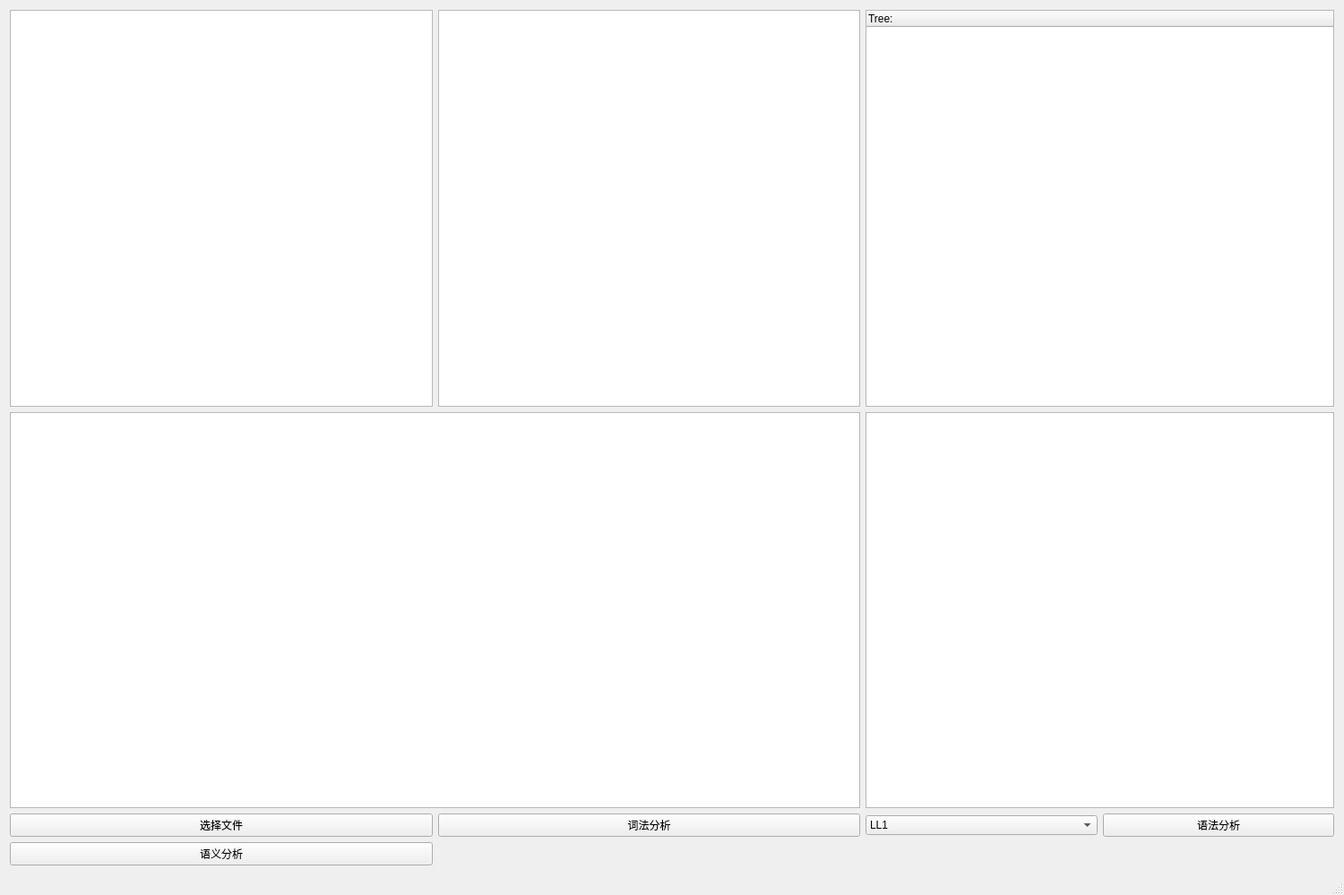
<?xml version="1.0" encoding="UTF-8"?>
<ui version="4.0">
 <class>MainWindow</class>
 <widget class="QMainWindow" name="MainWindow">
  <property name="geometry">
   <rect>
    <x>0</x>
    <y>0</y>
    <width>1500</width>
    <height>999</height>
   </rect>
  </property>
  <property name="windowTitle">
   <string>MainWindow</string>
  </property>
  <widget class="QWidget" name="centralWidget">
   <layout class="QGridLayout" name="gridLayout">
    <item row="2" column="1">
     <widget class="QPushButton" name="pushButton_2">
      <property name="text">
       <string>词法分析</string>
      </property>
     </widget>
    </item>
    <item row="0" column="0">
     <widget class="QTextEdit" name="textEdit"/>
    </item>
    <item row="0" column="1">
     <widget class="QListWidget" name="listWidget">
      <property name="minimumSize">
       <size>
        <width>411</width>
        <height>0</height>
       </size>
      </property>
     </widget>
    </item>
    <item row="2" column="0">
     <widget class="QPushButton" name="pushButton">
      <property name="text">
       <string>选择文件</string>
      </property>
     </widget>
    </item>
    <item row="2" column="2">
     <widget class="QComboBox" name="comboBox">
      <item>
       <property name="text">
        <string>LL1</string>
       </property>
      </item>
      <item>
       <property name="text">
        <string>递归下降</string>
       </property>
      </item>
     </widget>
    </item>
    <item row="2" column="3">
     <widget class="QPushButton" name="pushButton_3">
      <property name="text">
       <string>语法分析</string>
      </property>
     </widget>
    </item>
    <item row="3" column="0">
     <widget class="QPushButton" name="pushButton_4">
      <property name="text">
       <string>语义分析</string>
      </property>
     </widget>
    </item>
    <item row="0" column="2" colspan="2">
     <widget class="QTreeWidget" name="treeWidget">
      <property name="minimumSize">
       <size>
        <width>523</width>
        <height>0</height>
       </size>
      </property>
      <property name="maximumSize">
       <size>
        <width>523</width>
        <height>16777215</height>
       </size>
      </property>
      <column>
       <property name="text">
        <string>Tree:</string>
       </property>
      </column>
     </widget>
    </item>
    <item row="1" column="0" colspan="2">
     <widget class="QListWidget" name="listWidget_2"/>
    </item>
    <item row="1" column="2" colspan="2">
     <widget class="QListWidget" name="listWidget_3"/>
    </item>
   </layout>
  </widget>
  <widget class="QMenuBar" name="menuBar">
   <property name="geometry">
    <rect>
     <x>0</x>
     <y>0</y>
     <width>1500</width>
     <height>25</height>
    </rect>
   </property>
  </widget>
  <widget class="QStatusBar" name="statusBar"/>
 </widget>
 <layoutdefault spacing="6" margin="11"/>
 <resources/>
 <connections/>
</ui>
